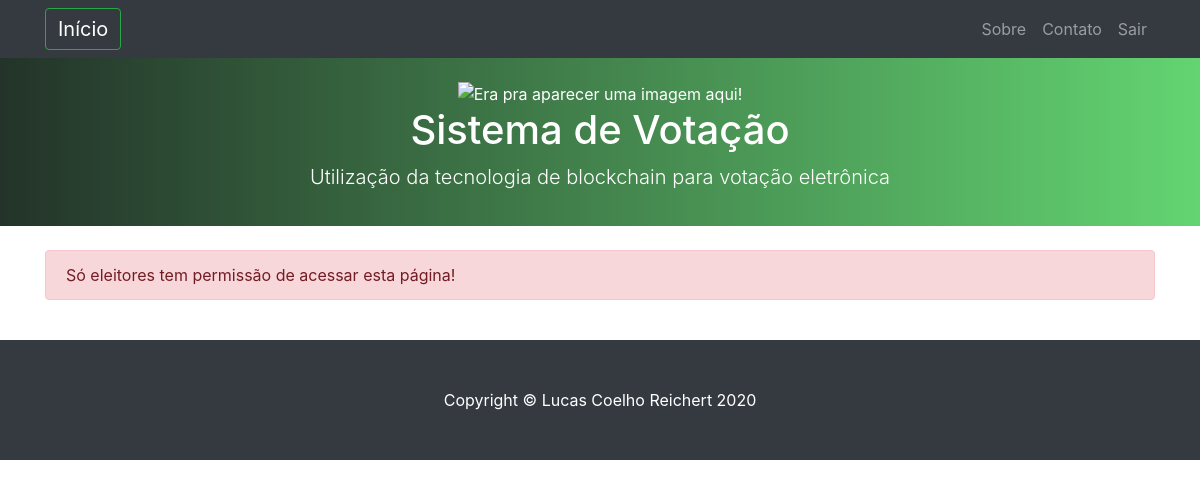
The app's page /eleitor/consulta/ (signed in), older data.
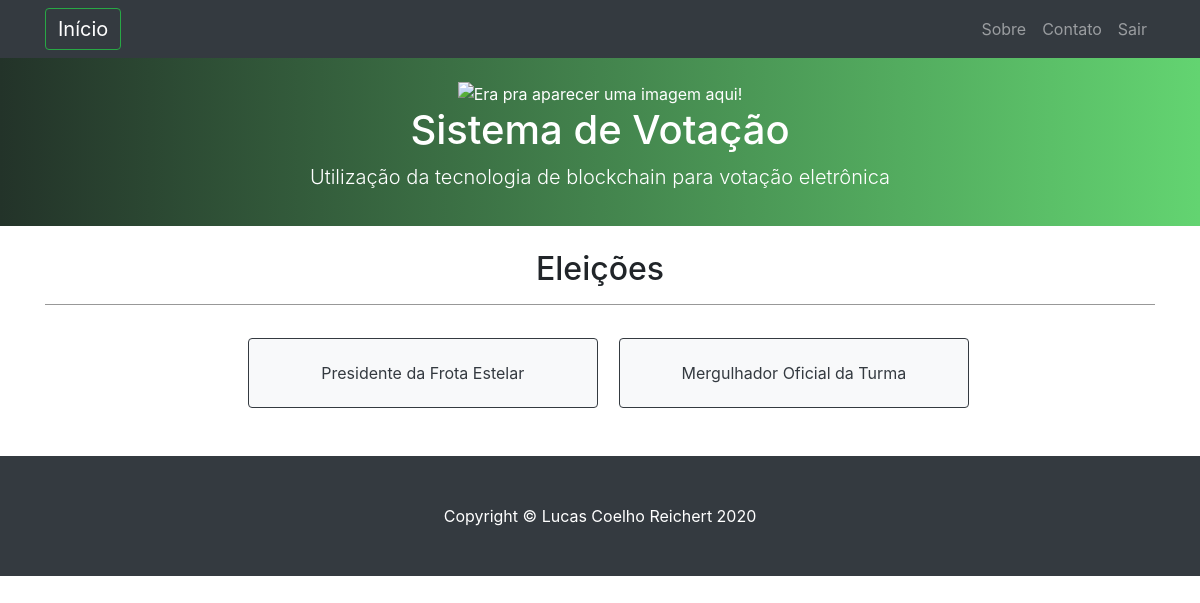
The same page, newer data.
### eleicoes/models.py (models this page shows, shortened)
class Eleicao_eleitor(models.Model):
    eleicao = models.ForeignKey(Eleicao, on_delete=models.CASCADE, default="") #chave estrangeira da tabela eleicao
    eleitor = models.ForeignKey(Usuario, on_delete=models.CASCADE, default="") #chave estrangeira da tabela usuario

class Eleicao(models.Model):
    nome = models.CharField(max_length=40)
    descricao =  models.CharField(max_length=100)
    data_ini =  models.DateField()
    data_fim = models.DateField() #configurar para pegar a data da criação da eleição e desativar o campo, ou deixar para programar uma data e hora e efetuar os devidos tratamentos
    tipo = models.CharField(max_length=20, choices=(("eleicao", _("Eleição")),  #criação do modelo de opções do tipo de Eleicao
                                        ("votacao", _("Votação"))),
                                default="Eleição")

### eleitor/views.py (the view)
# urls.py: path('consulta/', views.consulta, name='consulta_cursos'),
def consulta(request): #quando for solicitado o url index, será encaminhado o index.html
    if not request.session.get('logado'): # se não estiver logado
        return redirect('login') # redireciona para a tela de login
    title = 'Consulta' # Definir título da página
    pk = request.session.get('user_pk')
    usuario = get_object_or_404(Usuario, pk=pk) # realizar a instância do objeto que corresponde ao usuário logado
    if usuario.tipo == "Eleitor": # testa se o usuário é eleitor ou não
        eleicoes_eleitor = Eleicao_eleitor.objects.filter(eleitor__pk=pk) #
        context = {
            'title': title,
            'eleicoes_eleitor': eleicoes_eleitor,
        }
        return render(request, 'eleitor/consulta.html', context)
    erro="Só eleitores tem permissão de acessar esta página!"
    context = {
        'title': title,
        'erro': erro
    }
    return render(request, 'eleitor/consulta.html', context) #retorna mensagem de erro, pois o candidato não tem o direito de votar

### eleitor/templates/eleitor/consulta.html
{% extends 'base.html' %}
{% block content %}
    {% if erro %}
        <div class="alert alert-danger" role="alert">
            {{ erro }}
        </div>
    {% else %}
        <div class="text-center">
            <h2>Eleições</h2><hr>
            {% for eleicao_eleitor in eleicoes_eleitor %}
                    <a style="max-width: 350px; width: 350px; margin-top: 1.5%; margin-left: 1.5%;" method="POST" class="btn btn-light btn-outline-dark" href="{% url 'votacao' pk=eleicao_eleitor.eleicao.pk %}"><p><div>
                        {{ eleicao_eleitor.eleicao.nome }}
                    </div></p></a>
            {% endfor %}
        </div>
        <br>
    {%endif%}
{% endblock %}

### aplicacao/templates/base.html (shortened to what this page needs)
{% load static %}
<!DOCTYPE html>
<html lang="pt">
<head>
  <link href="{% static 'bootstrap/css/bootstrap.css' %}" rel="stylesheet">
  <link href="{% static 'bootstrap/css/bootstrap.min.css' %}" rel="stylesheet">
  <link href="{% static 'css/scrolling-nav.css' %}" rel="stylesheet">
</head>
<body id="page-top">
  <nav class="navbar navbar-expand-lg navbar-dark bg-dark fixed-top" id="mainNav">
    <div class="container">
      <a class="navbar-brand js-scroll-trigger btn btn-outline-success" href="{% url 'index' %}">Início</a>
      <div class="collapse navbar-collapse" id="navbarResponsive">
        <ul class="navbar-nav ml-auto">
          <li class="nav-item">
            <a class="nav-link js-scroll-trigger" href="{% url 'sobre' %}">Sobre</a>
          </li>
          <li class="nav-item">
            <a class="nav-link js-scroll-trigger" href="{% url 'contato' %}">Contato</a>
          </li>
          <li class="nav-item">
            <a class="nav-link js-scroll-trigger" href="{% url 'logout' %}">Sair</a>
          </li>
        </ul>
      </div>
    </div>
  </nav>
  <header class="bg-success text-white">
    <div class="container text-center">
      <img class="img-fluid" src="{% static 'media/icons/blockchain-dark.svg' %}" alt="Era pra aparecer uma imagem aqui!"  width="12%"><br>
      <h1>Sistema de Votação</h1>
      <p class="lead">Utilização da tecnologia de blockchain para votação eletrônica</p>
    </div>
  </header>
  <div class="container">
    <br/>
    {% block content %}
    {% endblock %}
    <br/>
  </div>
  <footer class="py-5 bg-dark">
    <div class="container">
      <p class="m-0 text-center text-white">Copyright &copy; Lucas Coelho Reichert {% now "Y" %} </p>
    </div>
  </footer>
</body>
</html>

### aplicacao/static/css/scrolling-nav.css (style rules this page uses)
header { padding: 80px 0 18px; }

Row changes from the older to the newer data that the page shows:
added Eleicao_eleitor: eleicao.nome "Presidente da Frota Estelar"
added Eleicao_eleitor: eleicao.nome "Mergulhador Oficial da Turma"
Text that changed along with them:
{{ erro }}: "Só eleitores tem permissão de acessar esta página!" → (not shown)
text now shown: "Eleições"
